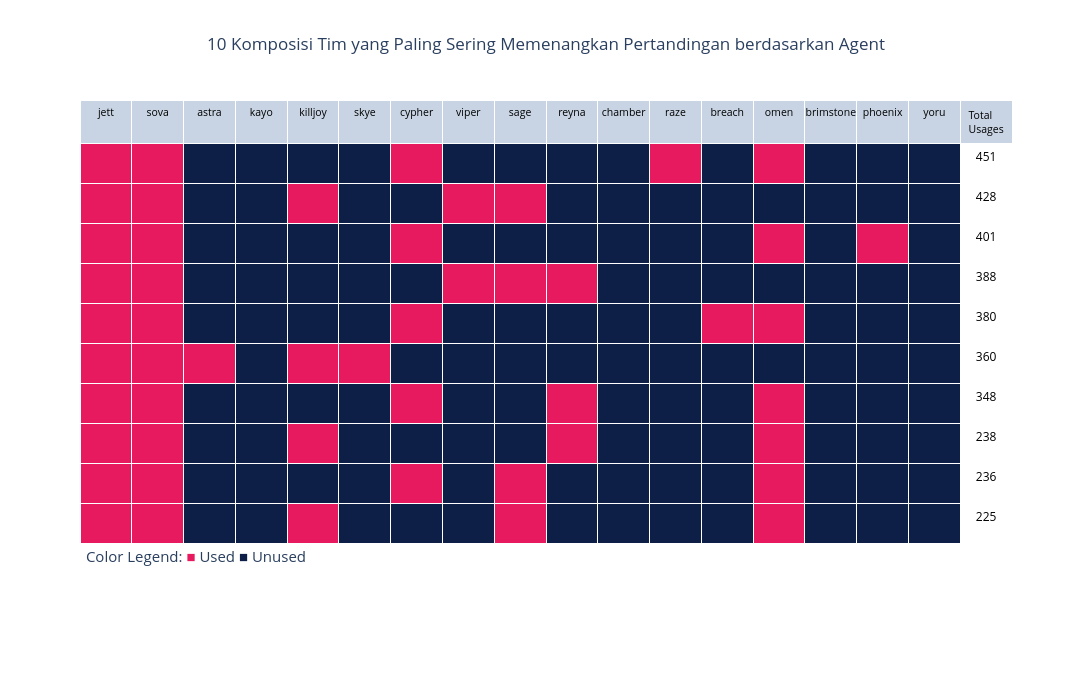

Notebook code cell kept with this figure:
### Code cell
from plotly.colors import n_colors
import plotly.graph_objects as go

# Visualisasi dengan table
all_agents = df_agent['Agent'].tolist()

# Split the agent combination into individual agents
agent_combination = team_compotition.loc[0:9]['Agent'].str.split(expand=True)

# Create a binary mapping of agent combination
binary_mapped = agent_combination.apply(lambda row: [1 if agent in row.values else 0 for agent in all_agents], axis=1, result_type='expand')
binary_mapped['Total Usages'] = team_compotition['count']

# Assign color for each cell 
colors = n_colors('rgb(13,31,71)', 'rgb(231,26,95)', 2, colortype='rgb')
cell_colors = [np.array(colors)[binary_mapped[col]] for col in binary_mapped.drop(columns='Total Usages').columns]
cell_colors.append(['rgb(255, 255, 255)'] * len(binary_mapped))

# Assign value for each cell
cell_values = [[''] * len(binary_mapped)] * (len(binary_mapped.columns) - 1)
cell_values.append(binary_mapped['Total Usages'].tolist())

fig = go.Figure(data=[go.Table(
    header=dict(values=all_agents + ['Total Usages'],
                font=dict(color='black', size=10.5)),
    cells=dict(values=cell_values,
               fill_color=cell_colors,
               align='center', font=dict(color='black', size=12),
               height=40)
)])

fig.update_layout(
    title='10 Komposisi Tim yang Paling Sering Memenangkan Pertandingan berdasarkan Agent',
    title_x=0.5,
    width=1100,  
    height=700,  
)

annotation = """
Color Legend:
<span style="color:#E71A5F">■</span> Used
<span style="color:#0D1F47">■</span> Unused
"""

fig.add_annotation(
    text=annotation,
    xref="paper",
    yref="paper",
    x=0,
    y=0.1,
    showarrow=False,
    font=dict(size=15),
)

fig.show()

### Figure 1 — Plotly figure (JSON) as saved in the notebook; plotly's stock layout.template omitted (floating-point values rounded to 4 significant figures; data arrays with more than 128 entries replaced by an {"elided": "..."} marker saying what was removed)
{"data": [{"cells": {"align": "center", "fill": {"color": {"elided": "18x10 str values"}}, "font": {"color": "black", "size": 12}, "height": 40, "values": {"elided": "18x10 mixed values"}}, "header": {"font": {"color": "black", "size": 10.5}, "values": ["jett", "sova", "astra", "kayo", "killjoy", "skye", "cypher", "viper", "sage", "reyna", "chamber", "raze", "breach", "omen", "brimstone", "phoenix", "yoru", "Total Usages"]}, "type": "table"}], "layout": {"annotations": [{"font": {"size": 15}, "showarrow": false, "text": "\nColor Legend:\n<span style=\"color:#E71A5F\">■</span> Used\n<span style=\"color:#0D1F47\">■</span> Unused\n", "x": 0, "xref": "paper", "y": 0.1, "yref": "paper"}], "height": 700, "title": {"text": "10 Komposisi Tim yang Paling Sering Memenangkan Pertandingan berdasarkan Agent", "x": 0.5}, "width": 1100}}
